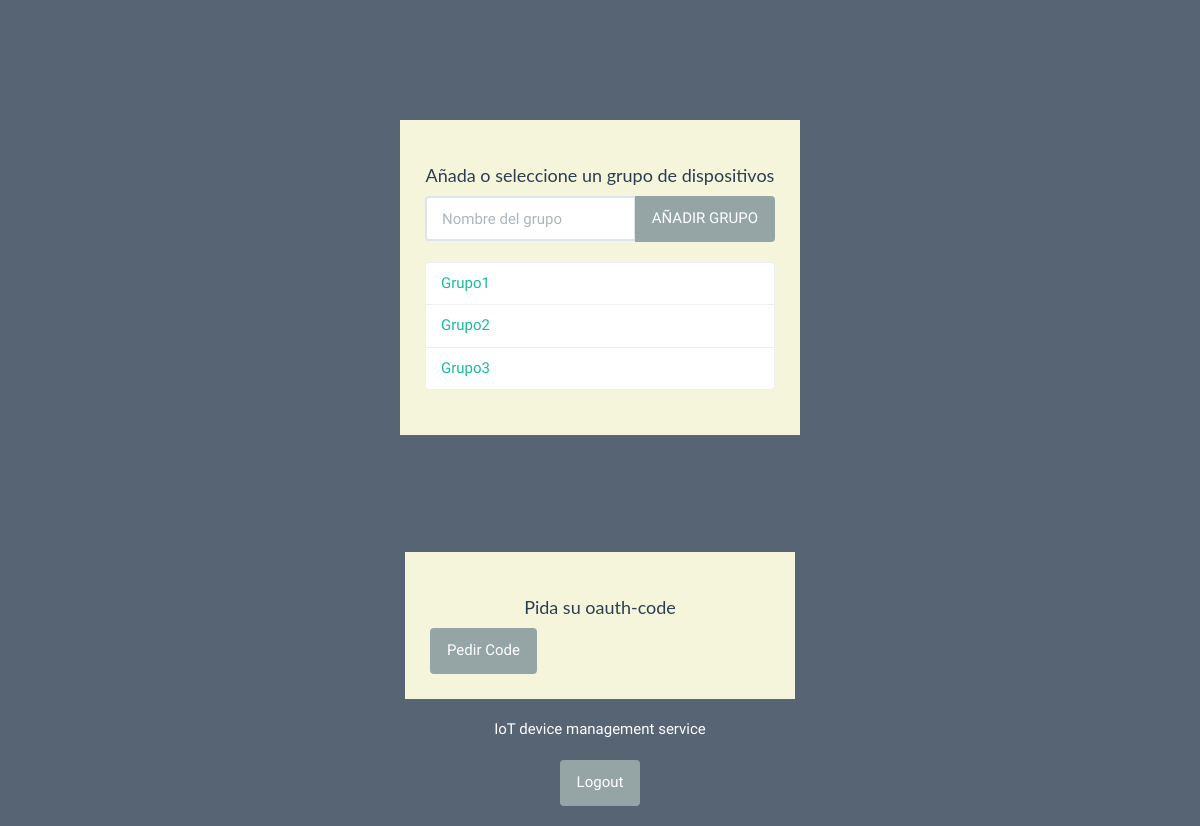
The page /app/ (signed in) on the database as committed earlier.
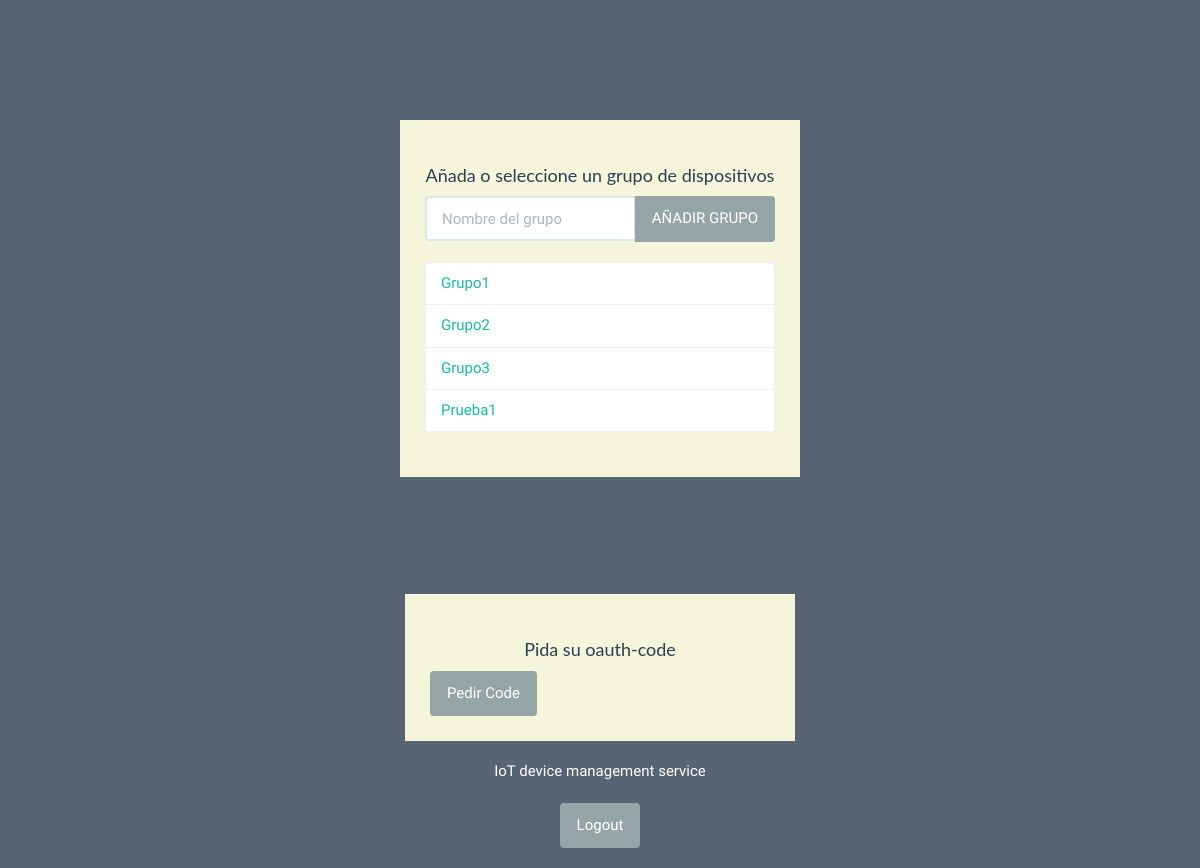
The same page on the database as committed later.
### ServicioIoT/models.py (models this page shows, shortened)
class GrupoDispositivo (models.Model):
    nombre = models.CharField(max_length=100)

### ServicioIoT/views.py (the view)
# urls.py: path('', views.index, name='index'),
@login_required
def index(request):
    usuario = request.user
    GrupoDispositivo_list = GrupoDispositivo.objects.order_by('id')
    form = GrupoDispositivoForm()
    context = {'GrupoDispositivo_list' : GrupoDispositivo_list, 'form' : form, 'usuario': usuario}
    return render(request, 'index.html', context)

### ServicioIoT/forms.py
class GrupoDispositivoForm(forms.Form):
    nombre = forms.CharField(max_length=40,
        widget=forms.TextInput(
           attrs={'class' : 'form-control', 'placeholder' : 'Nombre del grupo', 'aria-label' : 'GrupoDispositivo', 'aria-describedby' : 'add-btn'}))

### ServicioIoT/templates/index.html (shortened to what this page needs)
{% load static %}
<!DOCTYPE html>
<html lang="en">
	<head>
		<link rel="stylesheet" href="{% static 'todo/bs/css/flatly.min.css' %}" />
		<link rel="stylesheet" href="{% static 'todo/styles.css' %}" />
	</head>
	<body>
		<div class="container-fluid" id="wrapper">
			<div class="row">
				<div class="col-lg-4 col-lg-offset-4" id="content">
					<h2>Añada o seleccione un grupo de dispositivos</h2>
					<form action="{% url 'addGrupoDispositivo' %}" method="POST" role="form">
						<div class="form-group">
							<div class="input-group">
							  {{ form.nombre }}
							  <span class="input-group-btn">
								  <button type="submit" class="btn btn-default" id="add-btn">AÑADIR GRUPO</button>
							  </span>
							</div>
						</div>
					</form>
					<ul class="list-group t20">
						{% for GrupoDispositivo in GrupoDispositivo_list %}
						 <li class="list-group-item"><a href="{% url 'indexGrupoDispositivo' GrupoDispositivo.id %}"> {{ GrupoDispositivo.nombre }} </a></li>
						{% endfor %}
					</ul>
				</div>
			</div>
			<div class="container-fluid" id="wrapper">
				<div class="row">
					<div class="col-lg-4 col-lg-offset-4" id="content">
						<h2>Pida su oauth-code</h2>
						<div class="row t10">
							<div class="col-lg-12">
								<div class="btn-toolbar">
									<div class="btn-group">
										{% if user.id != 0 %}
										<form action="{% url 'pedirCode' %}" method="GET" role="form">
											<button type="submit" class="btn btn-default">
									 		Pedir Code
										</button>
										</form>
										{% endif %}
									</div>
								</div>
							</div>
						</div>
					</div>
				</div>
			<footer>
				<div class="row pad">
					<div class="col-lg-12 text-center">
						IoT device management service
						<div class="abajo">
							<a href="{% url 'logout' %}" style="color:#ffffff"><button type="button" class="btn btn-default"/>Logout</a>
						</div>
					</div>
				</div>
			</footer>
		</div>
	</body>
</html>

### ServicioIoT/static/todo/styles.css (style rules this page uses)
body { background: rgba(44, 62, 80, .8); font-family: 'Oswald', 'Futura', sans-serif; }
#wrapper { margin-top: 10% !important; }
#content { background: beige; padding: 25px; }
#content > h2 { font-size: 18px; text-align: center; padding-top: 0; }
.t10 { margin-top: 10px; }
.t20 { margin-top: 20px; }
footer { margin-top: 20px; color: white; }
.list-group-item { color: black; }
.abajo { margin: 20px; }

Rows that differ between the two databases and show on the page:
added GrupoDispositivo: nombre "Prueba1"
